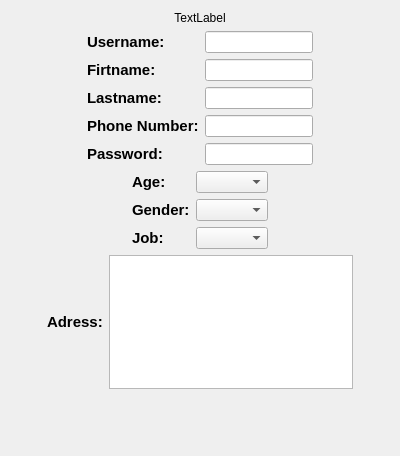
<?xml version="1.0" encoding="UTF-8"?>
<ui version="4.0">
 <class>Singin</class>
 <widget class="QDialog" name="Singin">
  <property name="geometry">
   <rect>
    <x>0</x>
    <y>0</y>
    <width>400</width>
    <height>456</height>
   </rect>
  </property>
  <property name="minimumSize">
   <size>
    <width>400</width>
    <height>450</height>
   </size>
  </property>
  <property name="maximumSize">
   <size>
    <width>400</width>
    <height>456</height>
   </size>
  </property>
  <property name="windowTitle">
   <string>Dialog</string>
  </property>
  <layout class="QGridLayout" name="gridLayout_16">
   <item row="0" column="0">
    <layout class="QGridLayout" name="gridLayout_15">
     <item row="0" column="1">
      <spacer name="verticalSpacer_4">
       <property name="orientation">
        <enum>Qt::Vertical</enum>
       </property>
       <property name="sizeHint" stdset="0">
        <size>
         <width>20</width>
         <height>40</height>
        </size>
       </property>
      </spacer>
     </item>
     <item row="1" column="1" rowspan="2">
      <layout class="QGridLayout" name="gridLayout_14">
       <item row="0" column="0">
        <layout class="QGridLayout" name="gridLayout_13">
         <item row="0" column="0">
          <spacer name="horizontalSpacer_7">
           <property name="orientation">
            <enum>Qt::Horizontal</enum>
           </property>
           <property name="sizeHint" stdset="0">
            <size>
             <width>40</width>
             <height>20</height>
            </size>
           </property>
          </spacer>
         </item>
         <item row="0" column="1">
          <layout class="QGridLayout" name="gridLayout_11">
           <item row="0" column="0">
            <widget class="QLabel" name="label_sngin_image">
             <property name="text">
              <string>TextLabel</string>
             </property>
             <property name="alignment">
              <set>Qt::AlignCenter</set>
             </property>
            </widget>
           </item>
           <item row="1" column="0">
            <layout class="QGridLayout" name="gridLayout_8">
             <item row="0" column="0">
              <layout class="QGridLayout" name="gridLayout_2">
               <item row="0" column="0">
                <widget class="QLabel" name="label">
                 <property name="font">
                  <font>
                   <pointsize>11</pointsize>
                   <bold>true</bold>
                  </font>
                 </property>
                 <property name="text">
                  <string>Username:</string>
                 </property>
                </widget>
               </item>
               <item row="1" column="0">
                <widget class="QLabel" name="label_2">
                 <property name="font">
                  <font>
                   <pointsize>11</pointsize>
                   <bold>true</bold>
                  </font>
                 </property>
                 <property name="text">
                  <string>Firtname:</string>
                 </property>
                </widget>
               </item>
               <item row="2" column="0">
                <widget class="QLabel" name="label_3">
                 <property name="font">
                  <font>
                   <pointsize>11</pointsize>
                   <bold>true</bold>
                  </font>
                 </property>
                 <property name="text">
                  <string>Lastname:</string>
                 </property>
                </widget>
               </item>
               <item row="3" column="0">
                <widget class="QLabel" name="label_4">
                 <property name="font">
                  <font>
                   <pointsize>11</pointsize>
                   <bold>true</bold>
                  </font>
                 </property>
                 <property name="text">
                  <string>Phone Number:</string>
                 </property>
                </widget>
               </item>
               <item row="4" column="0">
                <widget class="QLabel" name="label_5">
                 <property name="font">
                  <font>
                   <pointsize>11</pointsize>
                   <bold>true</bold>
                  </font>
                 </property>
                 <property name="text">
                  <string>Password:</string>
                 </property>
                </widget>
               </item>
              </layout>
             </item>
             <item row="0" column="1">
              <layout class="QGridLayout" name="gridLayout_3">
               <item row="0" column="0">
                <widget class="QLineEdit" name="lineEdit_sngin_username"/>
               </item>
               <item row="1" column="0">
                <widget class="QLineEdit" name="lineEdit_sngin_firtmane"/>
               </item>
               <item row="2" column="0">
                <widget class="QLineEdit" name="lineEdit_sngin_lastname"/>
               </item>
               <item row="3" column="0">
                <widget class="QLineEdit" name="lineEdit_sngin_phone"/>
               </item>
               <item row="4" column="0">
                <widget class="QLineEdit" name="lineEdit_sngin_password"/>
               </item>
              </layout>
             </item>
             <item row="1" column="0" colspan="2">
              <layout class="QGridLayout" name="gridLayout_7">
               <item row="0" column="0">
                <spacer name="horizontalSpacer">
                 <property name="orientation">
                  <enum>Qt::Horizontal</enum>
                 </property>
                 <property name="sizeHint" stdset="0">
                  <size>
                   <width>40</width>
                   <height>20</height>
                  </size>
                 </property>
                </spacer>
               </item>
               <item row="0" column="1">
                <layout class="QGridLayout" name="gridLayout_6">
                 <item row="0" column="0">
                  <layout class="QGridLayout" name="gridLayout_4">
                   <item row="0" column="0">
                    <widget class="QLabel" name="label_7">
                     <property name="font">
                      <font>
                       <pointsize>11</pointsize>
                       <bold>true</bold>
                      </font>
                     </property>
                     <property name="text">
                      <string>Age:</string>
                     </property>
                    </widget>
                   </item>
                   <item row="1" column="0">
                    <widget class="QLabel" name="label_8">
                     <property name="font">
                      <font>
                       <pointsize>11</pointsize>
                       <bold>true</bold>
                      </font>
                     </property>
                     <property name="text">
                      <string>Gender:</string>
                     </property>
                    </widget>
                   </item>
                   <item row="2" column="0">
                    <widget class="QLabel" name="label_9">
                     <property name="font">
                      <font>
                       <pointsize>11</pointsize>
                       <bold>true</bold>
                      </font>
                     </property>
                     <property name="text">
                      <string>Job:</string>
                     </property>
                    </widget>
                   </item>
                  </layout>
                 </item>
                 <item row="0" column="1">
                  <layout class="QGridLayout" name="gridLayout_5">
                   <item row="0" column="0">
                    <widget class="QComboBox" name="comboBox_sngin_age"/>
                   </item>
                   <item row="1" column="0">
                    <widget class="QComboBox" name="comboBox_Sngin_gender"/>
                   </item>
                   <item row="2" column="0">
                    <widget class="QComboBox" name="comboBox_sngin_job"/>
                   </item>
                  </layout>
                 </item>
                </layout>
               </item>
               <item row="0" column="2">
                <spacer name="horizontalSpacer_2">
                 <property name="orientation">
                  <enum>Qt::Horizontal</enum>
                 </property>
                 <property name="sizeHint" stdset="0">
                  <size>
                   <width>40</width>
                   <height>20</height>
                  </size>
                 </property>
                </spacer>
               </item>
              </layout>
             </item>
            </layout>
           </item>
          </layout>
         </item>
         <item row="0" column="2">
          <spacer name="horizontalSpacer_6">
           <property name="orientation">
            <enum>Qt::Horizontal</enum>
           </property>
           <property name="sizeHint" stdset="0">
            <size>
             <width>40</width>
             <height>20</height>
            </size>
           </property>
          </spacer>
         </item>
        </layout>
       </item>
       <item row="1" column="0">
        <layout class="QGridLayout" name="gridLayout_12">
         <item row="0" column="0">
          <layout class="QGridLayout" name="gridLayout_10">
           <item row="0" column="0">
            <spacer name="horizontalSpacer_3">
             <property name="orientation">
              <enum>Qt::Horizontal</enum>
             </property>
             <property name="sizeHint" stdset="0">
              <size>
               <width>40</width>
               <height>20</height>
              </size>
             </property>
            </spacer>
           </item>
           <item row="0" column="1">
            <layout class="QGridLayout" name="gridLayout_9">
             <item row="1" column="0">
              <widget class="QLabel" name="label_6">
               <property name="font">
                <font>
                 <pointsize>11</pointsize>
                 <bold>true</bold>
                </font>
               </property>
               <property name="text">
                <string>Adress:</string>
               </property>
              </widget>
             </item>
             <item row="2" column="1">
              <spacer name="verticalSpacer_2">
               <property name="orientation">
                <enum>Qt::Vertical</enum>
               </property>
               <property name="sizeHint" stdset="0">
                <size>
                 <width>20</width>
                 <height>40</height>
                </size>
               </property>
              </spacer>
             </item>
             <item row="1" column="1">
              <widget class="QTextEdit" name="textEdit_sngin_address"/>
             </item>
             <item row="0" column="1">
              <spacer name="verticalSpacer_3">
               <property name="orientation">
                <enum>Qt::Vertical</enum>
               </property>
               <property name="sizeHint" stdset="0">
                <size>
                 <width>20</width>
                 <height>40</height>
                </size>
               </property>
              </spacer>
             </item>
            </layout>
           </item>
           <item row="0" column="2">
            <spacer name="horizontalSpacer_4">
             <property name="orientation">
              <enum>Qt::Horizontal</enum>
             </property>
             <property name="sizeHint" stdset="0">
              <size>
               <width>40</width>
               <height>20</height>
              </size>
             </property>
            </spacer>
           </item>
          </layout>
         </item>
         <item row="1" column="0">
          <layout class="QGridLayout" name="gridLayout">
           <item row="0" column="0">
            <spacer name="horizontalSpacer_8">
             <property name="orientation">
              <enum>Qt::Horizontal</enum>
             </property>
             <property name="sizeHint" stdset="0">
              <size>
               <width>40</width>
               <height>20</height>
              </size>
             </property>
            </spacer>
           </item>
           <item row="0" column="1">
            <widget class="QPushButton" name="pushButton_sng_ok">
             <property name="minimumSize">
              <size>
               <width>50</width>
               <height>50</height>
              </size>
             </property>
             <property name="maximumSize">
              <size>
               <width>50</width>
               <height>50</height>
              </size>
             </property>
             <property name="font">
              <font>
               <pointsize>11</pointsize>
               <bold>true</bold>
              </font>
             </property>
             <property name="styleSheet">
              <string notr="true">#pushButton_sng_ok{
background-color: transparent;
border-image: url(:ok_close.png);
background: none;
border: none;
background-repeat: none;
}
#pushButton_sng_ok:pressed
{
   border-image: url(:ok_open.png);
}
</string>
             </property>
             <property name="text">
              <string/>
             </property>
            </widget>
           </item>
           <item row="0" column="2">
            <spacer name="horizontalSpacer_5">
             <property name="orientation">
              <enum>Qt::Horizontal</enum>
             </property>
             <property name="sizeHint" stdset="0">
              <size>
               <width>40</width>
               <height>20</height>
              </size>
             </property>
            </spacer>
           </item>
          </layout>
         </item>
        </layout>
       </item>
      </layout>
     </item>
     <item row="1" column="2">
      <spacer name="horizontalSpacer_9">
       <property name="orientation">
        <enum>Qt::Horizontal</enum>
       </property>
       <property name="sizeHint" stdset="0">
        <size>
         <width>40</width>
         <height>20</height>
        </size>
       </property>
      </spacer>
     </item>
     <item row="2" column="0">
      <spacer name="horizontalSpacer_10">
       <property name="orientation">
        <enum>Qt::Horizontal</enum>
       </property>
       <property name="sizeHint" stdset="0">
        <size>
         <width>40</width>
         <height>20</height>
        </size>
       </property>
      </spacer>
     </item>
    </layout>
   </item>
   <item row="1" column="0">
    <spacer name="verticalSpacer">
     <property name="orientation">
      <enum>Qt::Vertical</enum>
     </property>
     <property name="sizeHint" stdset="0">
      <size>
       <width>20</width>
       <height>32</height>
      </size>
     </property>
    </spacer>
   </item>
  </layout>
 </widget>
 <resources/>
 <connections/>
</ui>
